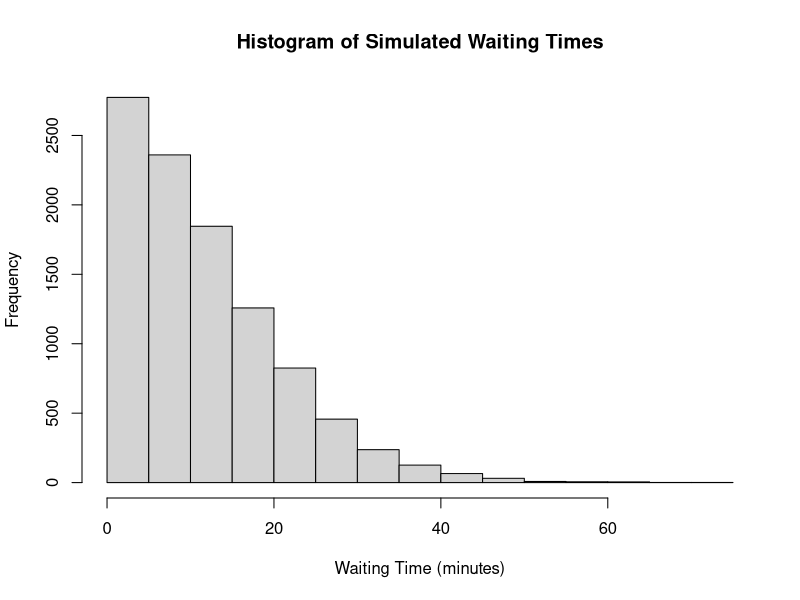

Write R code to recreate this figure.
#Page 788

set.seed(123)

num_simulations <- 10000

service_rate <- 0.3

X <- rgamma(num_simulations, shape = 10, rate = service_rate)
Y <- rgamma(num_simulations, shape = 10, rate = service_rate)

Z <- abs(X - Y)

hist(Z, breaks = 20, xlab = "Waiting Time (minutes)", ylab = "Frequency", main = "Histogram of Simulated Waiting Times")
